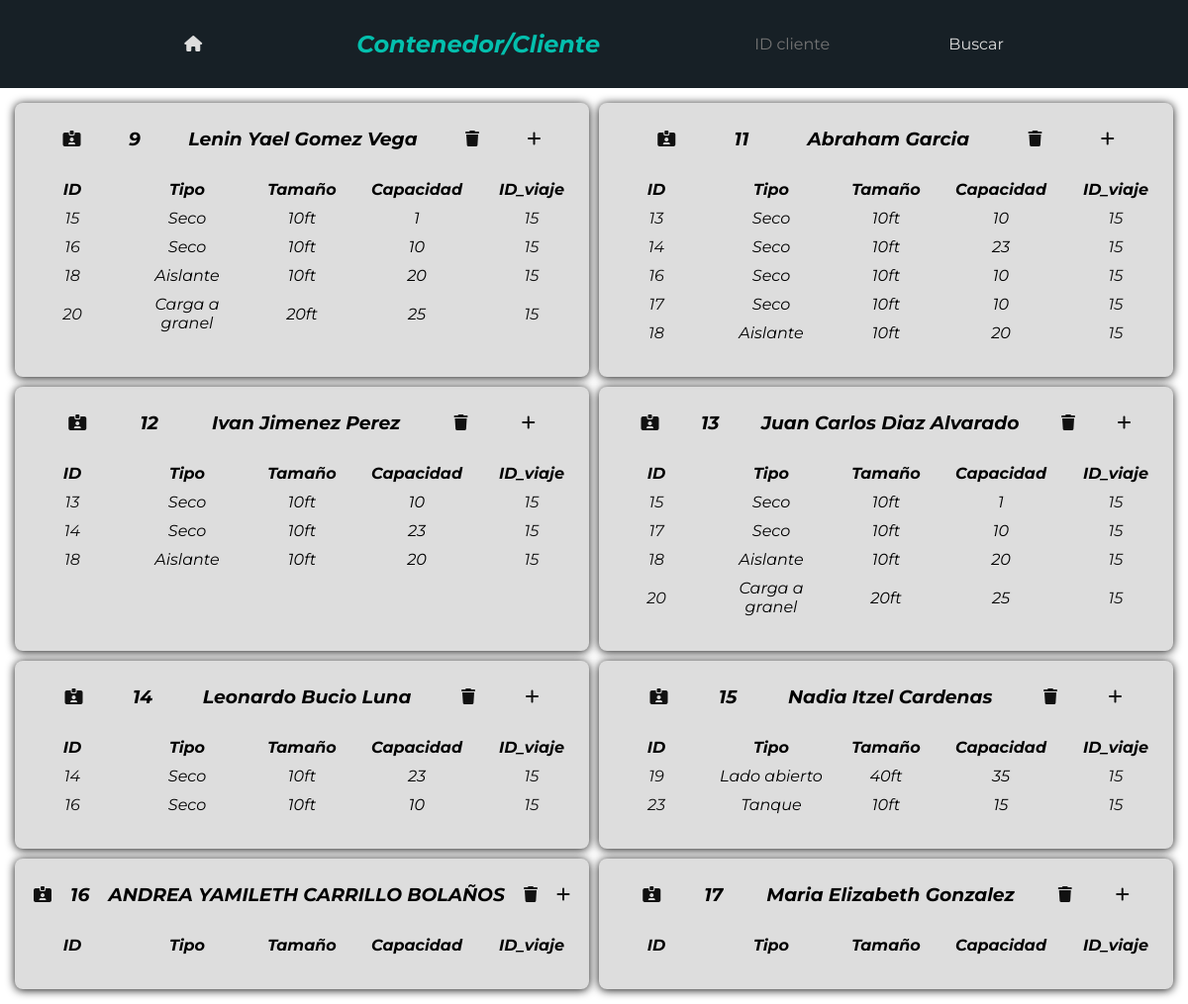
Page /views/contenedor_cliente.php on the committed database.
### tables this page shows
CREATE TABLE `cliente` (
  `id_cliente` int(11) NOT NULL,
  `nombre_cliente` varchar(20) DEFAULT NULL,
  `apellido_cliente` varchar(30) DEFAULT NULL,
  `fecha_nacimiento_cliente` date DEFAULT NULL,
  `correo_cliente` varchar(60) DEFAULT NULL,
  `contrasena_cliente` varchar(30) DEFAULT NULL
);

CREATE TABLE `contenedor_cliente` (
  `id_cc` int(11) NOT NULL,
  `id_cliente` int(11) DEFAULT NULL,
  `id_contenedor` int(11) DEFAULT NULL
);

CREATE TABLE `contenedor` (
  `id_contenedor` int(11) NOT NULL,
  `tipo_contenedor` varchar(20) DEFAULT NULL,
  `tamano_contenedor` varchar(20) DEFAULT NULL,
  `capacidad_contenedor` varchar(10) DEFAULT NULL,
  `id_viaje` int(11) DEFAULT NULL
);

### views/contenedor_cliente.php (the view, shortened to what this page needs)
<?php
$con = connection();
$sql2 = "SELECT * FROM cliente".(isset($_GET["id"]) ? " WHERE id_cliente = {$_GET["id"]}":"");
$cliente = $con->query($sql2)
?>
<!DOCTYPE html>
<html lang="es">
<head>
    <link rel="stylesheet" href="../css/styles.css">
</head>
<body>
    <header class="header header--text-white header--color-blue header--title-blue">
        <a href="index.php"><i class="fa-solid fa-house"></i></a>
        <h2>Contenedor/Cliente</h2>
        <form action="../php/contenedor_cliente/buscar_contenedor_cliente.php" method="POST">
            <input id="id_cliente_buscar_contenedor_cliente" name="id_cliente_buscar_contenedor_cliente" type="number" placeholder="ID cliente">
            <input value="Buscar" type="submit">
        </form>
    </header>
    <main class="layout--grid">
        <?php
            while($fila = $cliente->fetch_assoc()){
                $sql1 = "SELECT * FROM contenedor
                        JOIN contenedor_cliente
                        ON contenedor.id_contenedor = contenedor_cliente.id_contenedor
                        WHERE contenedor_cliente.id_cliente = {$fila["id_cliente"]}";
                $contenedor = $con->query($sql1);
                echo
                "
                <section class='client-box'>
                    <div class='client-box__header'>
                        <a href='cliente.php?id={$fila['id_cliente']}'><i class='fa-solid fa-id-card-clip'></i></a>
                        <h3>{$fila["id_cliente"]}</h3>
                        <h3>{$fila["nombre_cliente"]} {$fila["apellido_cliente"]}</h3>
                        <a href='eliminar_contenedor_cliente.php?id={$fila["id_cliente"]}'><i class='fa-solid fa-trash'></i></a>
                        <a href='agregar_contenedor_cliente.php?id={$fila["id_cliente"]}'><i class='fa-solid fa-plus'></i></a>
                    </div>
                    <table class='table'>
                        <thead>
                            <th>ID</th>
                            <th>Tipo</th>
                            <th>Tamaño</th>
                            <th>Capacidad</th>
                            <th>ID_viaje</th>
                        </thead>
                        <tbody>
                ";
                    while($fila = $contenedor->fetch_assoc()){
                        echo
                        "
                        <tr>
                            <td><a href='contenedor.php?id={$fila["id_contenedor"]}'>{$fila["id_contenedor"]}</a></td>
                            <td>{$fila["tipo_contenedor"]}</td>
                            <td>{$fila["tamano_contenedor"]}</td>
                            <td>{$fila["capacidad_contenedor"]}</td>
                            <td><a href='viaje.php?id={$fila["id_viaje"]}'>{$fila["id_viaje"]}</a></td>
                        </tr>
                        ";
                    }
                echo
                "
                        </tbody>
                    </table>
                </section>
                ";
            }
        ?>
    </main>
</body>
</html>

### css/styles.css (style rules this page uses)
* { margin: 0; padding: 0; box-sizing: border-box; font-family: Montserrat; }
.header { display: flex; justify-content: space-evenly; align-items: center; flex-wrap: wrap; padding: 30px; }
.header h2 { font-style: italic; }
.header a { text-decoration: none; }
.header input { all: unset; }
.header--text-white * { color: #ddd; }
.header--color-blue { background-color: #172026; }
.header--title-blue h2 { color: #04BFAD }
.table { border-spacing: 0 10px; text-align: center; table-layout: fixed; width: 100%; margin-top: 20px; }
.table a { color: #111; text-decoration: none; margin: 0 10px; }
.layout--grid { margin: 15px 15px; gap: 10px; display: grid; grid-template-columns: repeat(auto-fill, minmax(500px, 1fr));; }
.client-box { text-align: center; background-color: #ddd; border-radius: 8px; padding: 25px 0; font-style: italic; box-shadow: 0 1px 10px #111; }
.client-box__header { display: flex; justify-content: space-evenly; align-items: center; }
.client-box__header a { color: #111; }

### rows in the picture
cliente: id_cliente "9", nombre_cliente "Lenin Yael", apellido_cliente "Gomez Vega"
contenedor_cliente: id_contenedor "15", id_contenedor.tipo_contenedor "Seco", id_contenedor.tamano_contenedor "10ft", id_contenedor.capacidad_contenedor "1", id_contenedor.id_viaje "15"
contenedor_cliente: id_contenedor "16", id_contenedor.tipo_contenedor "Seco", id_contenedor.tamano_contenedor "10ft", id_contenedor.capacidad_contenedor "10", id_contenedor.id_viaje "15"
contenedor_cliente: id_contenedor "18", id_contenedor.tipo_contenedor "Aislante", id_contenedor.tamano_contenedor "10ft", id_contenedor.capacidad_contenedor "20", id_contenedor.id_viaje "15"
contenedor_cliente: id_contenedor "20", id_contenedor.tipo_contenedor "Carga a granel", id_contenedor.tamano_contenedor "20ft", id_contenedor.capacidad_contenedor "25", id_contenedor.id_viaje "15"
cliente: id_cliente "11", nombre_cliente "Abraham", apellido_cliente "Garcia"
contenedor_cliente: id_contenedor "13", id_contenedor.tipo_contenedor "Seco", id_contenedor.tamano_contenedor "10ft", id_contenedor.capacidad_contenedor "10", id_contenedor.id_viaje "15"
contenedor_cliente: id_contenedor "14", id_contenedor.tipo_contenedor "Seco", id_contenedor.tamano_contenedor "10ft", id_contenedor.capacidad_contenedor "23", id_contenedor.id_viaje "15"
contenedor_cliente: id_contenedor "16", id_contenedor.tipo_contenedor "Seco", id_contenedor.tamano_contenedor "10ft", id_contenedor.capacidad_contenedor "10", id_contenedor.id_viaje "15"
contenedor_cliente: id_contenedor "17", id_contenedor.tipo_contenedor "Seco", id_contenedor.tamano_contenedor "10ft", id_contenedor.capacidad_contenedor "10", id_contenedor.id_viaje "15"
contenedor_cliente: id_contenedor "18", id_contenedor.tipo_contenedor "Aislante", id_contenedor.tamano_contenedor "10ft", id_contenedor.capacidad_contenedor "20", id_contenedor.id_viaje "15"
cliente: id_cliente "12", nombre_cliente "Ivan", apellido_cliente "Jimenez Perez"
contenedor_cliente: id_contenedor "13", id_contenedor.tipo_contenedor "Seco", id_contenedor.tamano_contenedor "10ft", id_contenedor.capacidad_contenedor "10", id_contenedor.id_viaje "15"
contenedor_cliente: id_contenedor "14", id_contenedor.tipo_contenedor "Seco", id_contenedor.tamano_contenedor "10ft", id_contenedor.capacidad_contenedor "23", id_contenedor.id_viaje "15"
contenedor_cliente: id_contenedor "18", id_contenedor.tipo_contenedor "Aislante", id_contenedor.tamano_contenedor "10ft", id_contenedor.capacidad_contenedor "20", id_contenedor.id_viaje "15"
cliente: id_cliente "13", nombre_cliente "Juan Carlos", apellido_cliente "Diaz Alvarado"
contenedor_cliente: id_contenedor "15", id_contenedor.tipo_contenedor "Seco", id_contenedor.tamano_contenedor "10ft", id_contenedor.capacidad_contenedor "1", id_contenedor.id_viaje "15"
contenedor_cliente: id_contenedor "17", id_contenedor.tipo_contenedor "Seco", id_contenedor.tamano_contenedor "10ft", id_contenedor.capacidad_contenedor "10", id_contenedor.id_viaje "15"
contenedor_cliente: id_contenedor "18", id_contenedor.tipo_contenedor "Aislante", id_contenedor.tamano_contenedor "10ft", id_contenedor.capacidad_contenedor "20", id_contenedor.id_viaje "15"
contenedor_cliente: id_contenedor "20", id_contenedor.tipo_contenedor "Carga a granel", id_contenedor.tamano_contenedor "20ft", id_contenedor.capacidad_contenedor "25", id_contenedor.id_viaje "15"
cliente: id_cliente "14", nombre_cliente "Leonardo", apellido_cliente "Bucio Luna"
contenedor_cliente: id_contenedor "14", id_contenedor.tipo_contenedor "Seco", id_contenedor.tamano_contenedor "10ft", id_contenedor.capacidad_contenedor "23", id_contenedor.id_viaje "15"
contenedor_cliente: id_contenedor "16", id_contenedor.tipo_contenedor "Seco", id_contenedor.tamano_contenedor "10ft", id_contenedor.capacidad_contenedor "10", id_contenedor.id_viaje "15"
cliente: id_cliente "15", nombre_cliente "Nadia Itzel", apellido_cliente "Cardenas"
contenedor_cliente: id_contenedor "19", id_contenedor.tipo_contenedor "Lado abierto", id_contenedor.tamano_contenedor "40ft", id_contenedor.capacidad_contenedor "35", id_contenedor.id_viaje "15"
contenedor_cliente: id_contenedor "23", id_contenedor.tipo_contenedor "Tanque", id_contenedor.tamano_contenedor "10ft", id_contenedor.capacidad_contenedor "15", id_contenedor.id_viaje "15"
cliente: id_cliente "16", nombre_cliente "ANDREA YAMILETH", apellido_cliente "CARRILLO BOLAÑOS"
cliente: id_cliente "17", nombre_cliente "Maria Elizabeth", apellido_cliente "Gonzalez"
